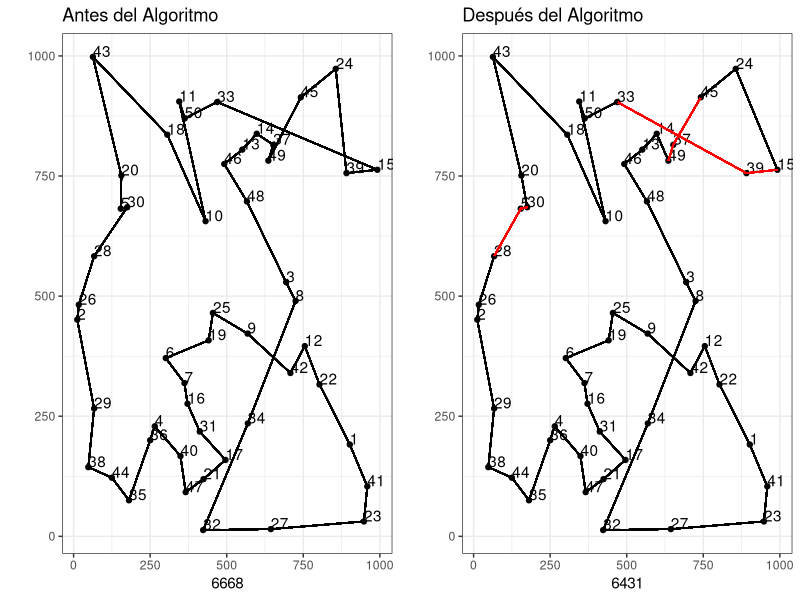

Here is the R script that generated this plot:
## ---- chunk 1
knitr::opts_chunk$set(echo = TRUE)
## ---- chunk 2
library(tidyverse)
library(gridExtra)
## ---- chunk 3
n <- 50 # Number of Nodes in Plot
number_neighbors <- floor(n/3) # Number of the first kth neighbors, the rest edges will get eliminated
## ---- chunk 4
# Define Euclidean distance funcion
dist_euclidean <- function(i1, i2, j1,j2){ 
  return(sqrt((i1-j1)^2+(i2-j2)^2))
}

# Given set of coordiantes calculates euclidean distance and adds noice.
matrix_euclidean <- function(ciudades_pos){
  ciudades_dist <- matrix(integer(n^2), ncol = n)
  for(i in 1:(n-1)){
    i1 <- ciudades_pos[i,1] 
    i2 <- ciudades_pos[i,2]
    for(j in (i+1):n){
      j1 <- ciudades_pos[j,1] 
      j2 <- ciudades_pos[j,2] 
      ciudades_dist[i,j] <- (dist_euclidean(i1, i2, j1, j2) + ifelse(i==j,0, (rnorm(1, sd = 0)^2))) %>% round()
      ciudades_dist[j,i] <- ciudades_dist[i,j]
    }
  }
  return(ciudades_dist)
}

# Updates distance matrix when triangle Inequality is not satissfied
desigualdad_triangulo <- function(ciudades_dist)
  for(i in 1:(n-1)){
    for(j in (i+1):n){
      distancia_minima <- ciudades_dist[i,j]
      set <- setdiff(1:n, c(i,j))
      for(k in set){
        distancia_indirecta <- ciudades_dist[i,k] + ciudades_dist[k,j]
        if(distancia_indirecta < distancia_minima){
          distancia_minima <- distancia_minima
        }
      }
      ciudades_dist[i,j] <- distancia_minima
      ciudades_dist[j,i] <- distancia_minima
    }
    return(ciudades_dist)
  }

TSP_plot <- function(ciudades_pos_df, camino_heuristica, camino_heuristica_original){
  n <- nrow(ciudades_pos_df)
  g <- ggplot(ciudades_pos_df, aes(x = V1, y = V2)) + geom_point() + theme_bw() + geom_text(aes(label=c(1:n)), hjust=0, vjust=0)
  if(all(!camino_heuristica==0)){
    m <- n
  }
  else{
   m <- min(which(camino_heuristica==0))-2 
  }
  for(i in 1:m){
     i1 <- ciudades_pos_df[camino_heuristica[i],1]
     i2 <- ciudades_pos_df[camino_heuristica[i],2]
     j1 <- ciudades_pos_df[camino_heuristica[i+1],1]
     j2 <- ciudades_pos_df[camino_heuristica[i+1],2]
     if(camino_heuristica[i] == camino_heuristica_original[i]){
        g <- g + geom_segment(x = i1 , xend = j1, y = i2, yend = j2, color="black")
     }
     else{
       g <- g + geom_segment(x = i1 , xend = j1, y = i2, yend = j2, color="red") 
     }
  }
  return(g)
}
## ---- chunk 5
set.seed(11212)

ciudades_pos <- matrix(runif(2*n), ncol = 2) # Generate coordinates of n neighbors randomly
ciudades_pos <- round(1000*(ciudades_pos)) # Round to integers

#Generate distance matrix
ciudades_dist <- matrix_euclidean(ciudades_pos)

# For last iteration, save original values
ciudades_dist_sin_mod <- ciudades_dist
ciudades_dist <- desigualdad_triangulo(ciudades_dist)
## ---- chunk 6
# Eliminate all but the first kth nearest edges for each node.
vecinos_lista <- list()
for(i in 1:n){
  kth_near <- (ciudades_dist_sin_mod[i,] %>% sort())[number_neighbors]
  for(j in 1:n){
      if(ciudades_dist_sin_mod[i,j] > kth_near){
        ciudades_dist[i,j] <- Inf
      }
   }
}

# Hace simétrica la matriz
for(i in 1:n){
  for(j in 1:n){
      if(ciudades_dist[i,j] != ciudades_dist[j,i]){
        if(ciudades_dist[i,j] < ciudades_dist[j,i]){
          ciudades_dist[j,i] <- ciudades_dist[i,j]
        }
        else{
          ciudades_dist[i,j] <- ciudades_dist[j,i]
        }
      }
   }
}

for(i in 1:n){
  vecinos_lista[[i]] <- which(as.logical((ciudades_dist[i,] < Inf)*(ciudades_dist[i,] > 0) %>% as.integer()))
}

# Estricturas a usar
caminos <- matrix(integer((n+1)*n), nrow = n)
caminos[1:n,1] <- 1:n
caminos[1:n,(n+1)] <- 1:n
costos <- matrix(integer(n^2), nrow = n)

# Vector con numero de vecinos
grado_vecinos <- sapply(1:n, function(i){vecinos_lista[[i]] %>% length()})
grado_vecinos_lista <- list()
for(i in 1:n){
  grado_vecinos_lista[[i]] <- grado_vecinos
}
## ---- chunk 7
m <- n-1
for(num_iter in 1:m){
  for(i in 1:n){
     ciudad_actual <- caminos[i, num_iter]
     ciudades_vecinas_por_recorrer <- setdiff(vecinos_lista[[ciudad_actual]], caminos[i, 1:num_iter])
     grado_vecinos_por_recorrer <- grado_vecinos_lista[[i]][ciudades_vecinas_por_recorrer]
     boolean_neighbors <- grado_vecinos_por_recorrer > 2
     if(all(boolean_neighbors)){
       dist_min <- Inf
       for(j in ciudades_vecinas_por_recorrer){
           dist_ciudad <- ciudades_dist_sin_mod[ciudad_actual, j]
           if(dist_ciudad < dist_min){
             dist_min <- dist_ciudad
             ciudad_min <- j
           }
       }
     }
     else{
       ciudad_min <- (ciudades_vecinas_por_recorrer[!boolean_neighbors])[1]
       dist_min <- ciudades_dist_sin_mod[ciudad_actual, ciudad_min]
     }
     for(j in ciudades_vecinas_por_recorrer){
       grado_vecinos_lista[[i]][j] <- grado_vecinos_lista[[i]][j] - 1
     }
     grado_vecinos_lista[[i]][ciudad_actual] <- 0
     costos[i, num_iter] <- dist_min
     caminos[i, num_iter+1] <- ciudad_min
  }
}

if(m == n-1){
  costos[1:n, n]  <- sapply(1:n, function(i){ciudades_dist_sin_mod[caminos[i, n], i]})
}
costos_ciclos <- sapply(1:n, function(i){sum(costos[i,1:n])})
ciclo_index <- which.min(costos_ciclos)
camino_heuristica_original <- caminos[ciclo_index,]
camino_heuristica <- camino_heuristica_original
costo_sin_heuristica <- costos_ciclos[ciclo_index]
## ---- chunk 8
index_function <- function(i,j){
  return(which(caminos[i,]==j)[1])
}

index_matrix <- matrix(0L, nrow = n, ncol = n)
caminos_ext <- matrix(0L, nrow = n, ncol = 2*n)
costos_ext <- matrix(0L, nrow = n, ncol = 2*n)
for(i in 1:n){
  index_matrix[i,] <- sapply(1:n, function(j) index_function(i,j))
  caminos_ext[i,] <-  c(caminos[i,], caminos[i,2:n])
  costos_ext[i,] <-  c(costos[i,], costos[i,])
}

## ---- chunk 9
exito <- 1
while(exito>0){
  exito <- 0
  structure_list <- list()
  structure_index_list <- list()
  structure_cost_vector <- c()

  for(len in 1:(n-1)){
    ini <- 1
    end <- len+1
    for(path in 1:n){
      structure <- caminos_ext[ciclo_index, ini:end]
      structure_cost <- sum(costos_ext[ciclo_index, ini:(end-1)])
      structure_length <- length(structure)
      extreme1 <- structure[1]
      extreme2 <- tail(structure, 1)
      for(k in setdiff(1:n, ciclo_index)){
        index_begin <- index_matrix[k,extreme1]
        index_end <- index_matrix[k,extreme2]
        if(!is.na(index_begin) && !is.na(index_end)){
          if(index_begin > index_end){
            index_aux <- index_begin
            index_begin <- index_end
            index_end <- index_aux
          }
          structure1 <- caminos_ext[k,index_begin:index_end]
          structure1_length <- length(structure1)
          structure2 <- caminos_ext[k,index_end:(index_begin+n)]
          structure2_length <- length(structure2)
          if(structure_length==structure1_length){
            if(length(setdiff(structure, structure1))==0){
              structure1_cost <- sum(costos_ext[k, index_begin:(index_end-1)])
              if(structure1_cost < structure_cost){
                exito <- exito + 1
                structure_list[[exito]] <- structure1
                structure_cost_vector[exito] <- structure1_cost - structure_cost
                structure_index_list[[exito]] <- c(k, index_begin, index_end)
              }
            }
          }
          if(structure_length==structure2_length){
            if(length(setdiff(structure, structure2))==0){
              structure2_cost <- sum(costos_ext[k,index_end:(index_begin+n-1)])
              if(structure2_cost < structure_cost){
                exito <- exito + 1
                structure_list[[exito]] <- structure2
                structure_cost_vector[exito] <- structure2_cost - structure_cost
                structure_index_list[[exito]] <- c(k, index_end, index_begin+n)
              }

            }
          }
        }
      }
      ini <- ini + 1
      end <- end + 1
    }
  }

  if(exito>0){
    index_min <- which.min(structure_cost_vector)
    index_replace <- structure_index_list[[index_min]][1]
    index_begin <- structure_index_list[[index_min]][2]
    index_end <- structure_index_list[[index_min]][3]
    structure_replace <- structure_list[[index_min]]
    ini <- index_matrix[ciclo_index, structure_replace[1]]
    end <- index_matrix[ciclo_index,tail(structure_replace, 1)]
    if(ini > end){
      aux <- ini
      ini <- end
      end <- aux
      structure_replace <- rev(structure_replace)
    }
    caminos[ciclo_index,ini:end] <- structure_replace
    costos[ciclo_index, ini:(end-1)] <- costos_ext[index_replace, index_begin:(index_end-1)]
    for(i in 1:n){
      index_matrix[i,] <- sapply(1:n, function(j) index_function(i,j))
      caminos_ext[i,] <-  c(caminos[i,], caminos[i,2:n])
      costos_ext[i,] <-  c(costos[i,], costos[i,])
    }
  }
}
## ---- chunk 10
costos_ciclos <- sapply(1:n, function(i){sum(costos[i,1:n])})
camino_heuristica <- caminos[ciclo_index,]
## ---- chunk 11
costo_con_heuristica <- costos_ciclos[ciclo_index]
## ---- chunk 12
ciudades_pos_df <- as.data.frame(ciudades_pos)
g1 <- TSP_plot(ciudades_pos_df, camino_heuristica_original, camino_heuristica_original) +  ggtitle("Antes del Algoritmo")  + labs (x = costo_sin_heuristica, y = "")
g2 <- TSP_plot(ciudades_pos_df, camino_heuristica, camino_heuristica_original) +  ggtitle("Después del Algoritmo")  + labs (x = costo_con_heuristica, y = "")
grid.arrange (g1, g2, nrow=1)
